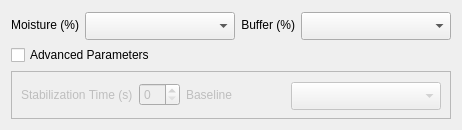
             <widget class="QWidget" name="options">
              <attribute name="title">
               <string>Options</string>
              </attribute>
              <layout class="QVBoxLayout" name="verticalLayout_8">
               <item>
                <layout class="QHBoxLayout" name="options_horizontal_layout" stretch="1,1,1,1">
                 <item>
                  <widget class="QLabel" name="moisture_label">
                   <property name="sizePolicy">
                    <sizepolicy hsizetype="Expanding" vsizetype="Expanding">
                     <horstretch>0</horstretch>
                     <verstretch>0</verstretch>
                    </sizepolicy>
                   </property>
                   <property name="minimumSize">
                    <size>
                     <width>0</width>
                     <height>26</height>
                    </size>
                   </property>
                   <property name="maximumSize">
                    <size>
                     <width>100</width>
                     <height>26</height>
                    </size>
                   </property>
                   <property name="text">
                    <string>Moisture (%)</string>
                   </property>
                   <property name="alignment">
                    <set>Qt::AlignmentFlag::AlignRight|Qt::AlignmentFlag::AlignTrailing|Qt::AlignmentFlag::AlignVCenter</set>
                   </property>
                  </widget>
                 </item>
                 <item>
                  <widget class="QComboBox" name="moisture_combobox">
                   <property name="minimumSize">
                    <size>
                     <width>150</width>
                     <height>28</height>
                    </size>
                   </property>
                   <property name="maximumSize">
                    <size>
                     <width>150</width>
                     <height>26</height>
                    </size>
                   </property>
                   <property name="styleSheet">
                    <string notr="true">b</string>
                   </property>
                   <property name="frame">
                    <bool>true</bool>
                   </property>
                  </widget>
                 </item>
                 <item>
                  <widget class="QLabel" name="buffer_range_label">
                   <property name="sizePolicy">
                    <sizepolicy hsizetype="Expanding" vsizetype="Expanding">
                     <horstretch>0</horstretch>
                     <verstretch>0</verstretch>
                    </sizepolicy>
                   </property>
                   <property name="minimumSize">
                    <size>
                     <width>0</width>
                     <height>26</height>
                    </size>
                   </property>
                   <property name="maximumSize">
                    <size>
                     <width>100</width>
                     <height>26</height>
                    </size>
                   </property>
                   <property name="text">
                    <string>Buffer (%)</string>
                   </property>
                   <property name="alignment">
                    <set>Qt::AlignmentFlag::AlignRight|Qt::AlignmentFlag::AlignTrailing|Qt::AlignmentFlag::AlignVCenter</set>
                   </property>
                  </widget>
                 </item>
                 <item>
                  <widget class="QComboBox" name="buffer_range_combobox">
                   <property name="minimumSize">
                    <size>
                     <width>150</width>
                     <height>28</height>
                    </size>
                   </property>
                   <property name="maximumSize">
                    <size>
                     <width>150</width>
                     <height>26</height>
                    </size>
                   </property>
                   <property name="styleSheet">
                    <string notr="true">b</string>
                   </property>
                   <property name="frame">
                    <bool>true</bool>
                   </property>
                  </widget>
                 </item>
                </layout>
               </item>
               <item>
                <widget class="QCheckBox" name="advanced_parameters_checkbox">
                 <property name="text">
                  <string>Advanced Parameters</string>
                 </property>
                </widget>
               </item>
               <item>
                <widget class="QFrame" name="options_frame">
                 <property name="enabled">
                  <bool>false</bool>
                 </property>
                 <property name="frameShape">
                  <enum>QFrame::Shape::StyledPanel</enum>
                 </property>
                 <property name="frameShadow">
                  <enum>QFrame::Shadow::Raised</enum>
                 </property>
                 <layout class="QHBoxLayout" name="horizontalLayout_10">
                  <item>
                   <widget class="QLabel" name="stabilization_time_label">
                    <property name="text">
                     <string>Stabilization Time (s)</string>
                    </property>
                   </widget>
                  </item>
                  <item>
                   <widget class="QSpinBox" name="stabilization_time_input"/>
                  </item>
                  <item>
                   <widget class="QLabel" name="baseline_label">
                    <property name="sizePolicy">
                     <sizepolicy hsizetype="Expanding" vsizetype="Expanding">
                      <horstretch>0</horstretch>
                      <verstretch>0</verstretch>
                     </sizepolicy>
                    </property>
                    <property name="minimumSize">
                     <size>
                      <width>0</width>
                      <height>26</height>
                     </size>
                    </property>
                    <property name="maximumSize">
                     <size>
                      <width>100</width>
                      <height>26</height>
                     </size>
                    </property>
                    <property name="text">
                     <string>Baseline</string>
                    </property>
                   </widget>
                  </item>
                  <item>
                   <widget class="QComboBox" name="baseline_combobox">
                    <property name="minimumSize">
                     <size>
                      <width>150</width>
                      <height>28</height>
                     </size>
                    </property>
                    <property name="maximumSize">
                     <size>
                      <width>150</width>
                      <height>26</height>
                     </size>
                    </property>
                    <property name="styleSheet">
                     <string notr="true">b</string>
                    </property>
                    <property name="frame">
                     <bool>true</bool>
                    </property>
                   </widget>
                  </item>
                 </layout>
                </widget>
               </item>
              </layout>
             </widget>
